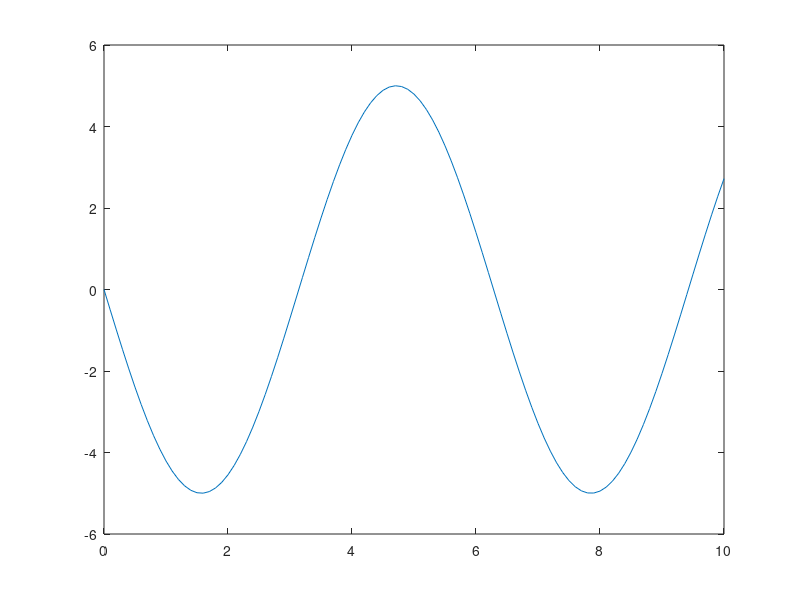

Write the MATLAB code that produced this figure.
n = 0:0.1:10;
A = 5
omega = 1;
theta = pi/2;

function x = cosine(n, A, omega, theta)
    x = A * cos(omega * n + theta);
end

x = cosine(n, A, omega, theta);
x
plot(n, x)
